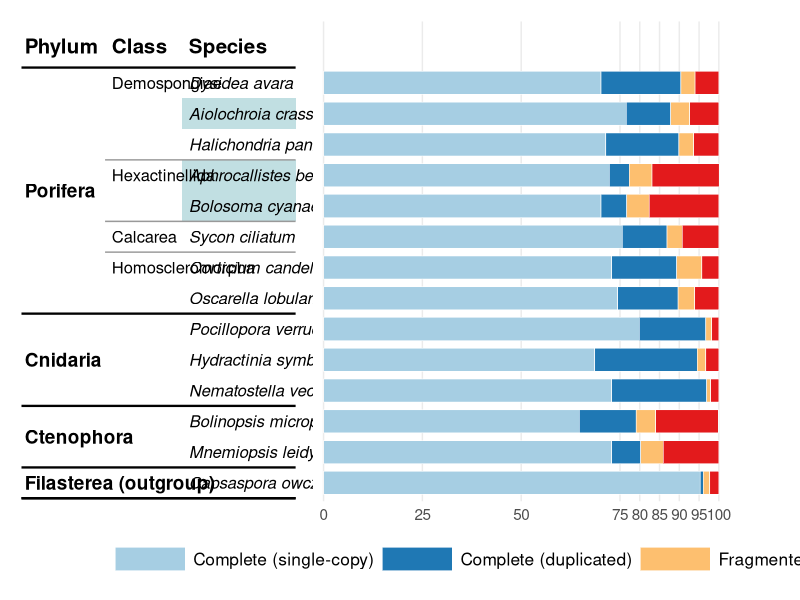

Source code (R):
library(ggplot2)
library(patchwork)
library(dplyr)
library(tidyr)

# 1. Data
df <- data.frame(
  Type = c(rep("Porifera", 8), rep("Cnidaria", 3), rep("Ctenophora", 2), rep("Filasterea (outgroup)", 1)),
  Class = c("Demospongiae", "", "", "Hexactinellida", "", "Calcarea", "Homoscleromorpha", "", "", "", "", "", "", ""),
  Species = c("Dysidea avara", "Aiolochroia crassa", "Halichondria panicea", "Aphrocallistes beatrix", 
              "Bolosoma cyanae", "Sycon ciliatum", "Corticium candelabrum", "Oscarella lobularis", 
              "Pocillopora verrucosa", "Hydractinia symbiolongicarpus", "Nematostella vectensis", 
              "Bolinopsis microptera", "Mnemiopsis leidyi",
              "Capsaspora owczarzaki"),
  S = c(70.2, 76.6, 71.4, 72.3, 70.2, 75.6, 72.9, 74.4, 79.9, 68.6, 72.9, 64.7, 72.9, 95.3),
  D = c(20.2, 11.2, 18.5, 5.1, 6.5, 11.3, 16.4, 15.3, 16.8, 26.0, 24.0, 14.4, 7.3, 0.8),
  F = c(3.6, 4.8, 3.7, 5.7, 5.7, 3.9, 6.4, 4.2, 1.5, 2.1, 1.0, 4.9, 5.8, 1.6),
  M = c(6.0, 7.4, 6.4, 17.0, 17.6, 9.2, 4.3, 6.1, 1.8, 3.3, 2.1, 15.9, 14.0, 2.3)
)

df <- df %>% mutate(row_idx = rev(row_number())) 

# --- Data for view lighting ---
highlight_species <- c("Aiolochroia crassa", "Aphrocallistes beatrix", "Bolosoma cyanae")
highlight_df <- df %>% 
  filter(Species %in% highlight_species) %>%
  mutate(ymin = row_idx - 0.5, ymax = row_idx + 0.5)

# --- Lines ---
type_line_df <- df %>%
  group_by(Type) %>%
  summarize(y = min(row_idx) - 0.5) %>%
  add_row(y = max(df$row_idx) + 0.5) %>%
  add_row(y = 0.5) %>% 
  distinct()

class_line_df <- df %>%
  mutate(Class_Full = ifelse(Class == "", NA, Class)) %>%
  fill(Class_Full, .direction = "down") %>%
  group_by(Type, Class_Full) %>%
  summarize(y = min(row_idx) - 0.5) %>%
  ungroup() %>%
  filter(!y %in% type_line_df$y)

type_labels <- df %>%
  group_by(Type) %>%
  summarize(y_mid = mean(row_idx))

# 2. Table (left part)
p_table <- ggplot(df) +

  geom_rect(data = highlight_df, aes(xmin = 4.7, xmax = 8.1, ymin = ymin, ymax = ymax), 
            fill = "#09808c", alpha = 0.25) +
  
  geom_segment(data = class_line_df, aes(x = 2.4, xend = 8.1, y = y, yend = y), 
               color = "grey60", linewidth = 0.5) +
  geom_segment(data = type_line_df, aes(x = -0.1, xend = 8.1, y = y, yend = y), 
               color = "black", linewidth = 0.8) +
  
  geom_text(data = type_labels, aes(x = 0, y = y_mid, label = Type), 
            hjust = 0, size = 4.8, fontface = "bold") +
  geom_text(aes(x = 2.6, y = row_idx, label = Class), hjust = 0, size = 4.2) +
  geom_text(aes(x = 4.9, y = row_idx, label = Species), hjust = 0, size = 4.2, fontface = "italic") +
  
  annotate("text", x = c(0, 2.6, 4.9), y = nrow(df) + 1.2, 
           label = c("Phylum", "Class", "Species"), fontface = "bold", hjust = 0, size = 5.2) +
  
  scale_y_continuous(limits = c(0.4, nrow(df) + 2), expand = c(0,0)) + 
  xlim(-0.1, 8.2) + 
  theme_void()

# 3. Graph BUSCO (right part)
df_long <- pivot_longer(df, cols = c(S, D, F, M), names_to = "Status", values_to = "Percentage")
df_long$Status <- factor(df_long$Status, levels = c("M", "F", "D", "S"))
custom_breaks <- c(0, 25, 50, 75, 80, 85, 90, 95, 100)

p_busco <- ggplot(df_long) +
  geom_segment(data = class_line_df, aes(y = y, yend = y, x = 0, xend = 100), 
               color = "grey60", linewidth = 0.5) +
  geom_segment(data = type_line_df, aes(y = y, yend = y, x = 0, xend = 100), 
               color = "black", linewidth = 0.8) +
  
  geom_col(aes(x = row_idx, y = Percentage, fill = Status), width = 0.75, color = "white", linewidth = 0.2) +
  coord_flip(clip = "off") +
  scale_fill_manual(
    values = c("S" = "#a6cee3", "D" = "#1f78b4", "F" = "#fdbf6f", "M" = "#e31a1c"),
    labels = c("S" = "Complete (single-copy)", "D" = "Complete (duplicated)", 
               "F" = "Fragmented", "M" = "Missing"),
    breaks = c("S", "D", "F", "M")
  ) +
  scale_y_continuous(expand = expansion(mult = c(0, 0.08)), breaks = custom_breaks) +
  scale_x_continuous(limits = c(0.4, nrow(df) + 2), expand = c(0,0)) +
  theme_minimal() +
  theme(
    axis.text.y = element_blank(),
    axis.title = element_blank(),
    panel.grid.major.y = element_blank(),
    panel.grid.minor = element_blank(),
    axis.text.x = element_text(size = 11),
    legend.position = "bottom",
    legend.title = element_blank(),
    legend.text = element_text(size = 12.5),
    legend.key.width = unit(1.8, "cm"),
    legend.spacing.x = unit(0.5, "cm"),
    plot.margin = margin(l = 5, r = 30, t = 10, b = 10)
  ) +
  guides(fill = guide_legend(nrow = 1))

# 4. Combining
final_plot <- p_table + p_busco + plot_layout(widths = c(1, 1.4))

# 5. Saving
ggsave("BUSCO_species_highlight_final.png", final_plot, width = 45, height = 18, units = "cm", dpi = 300)
